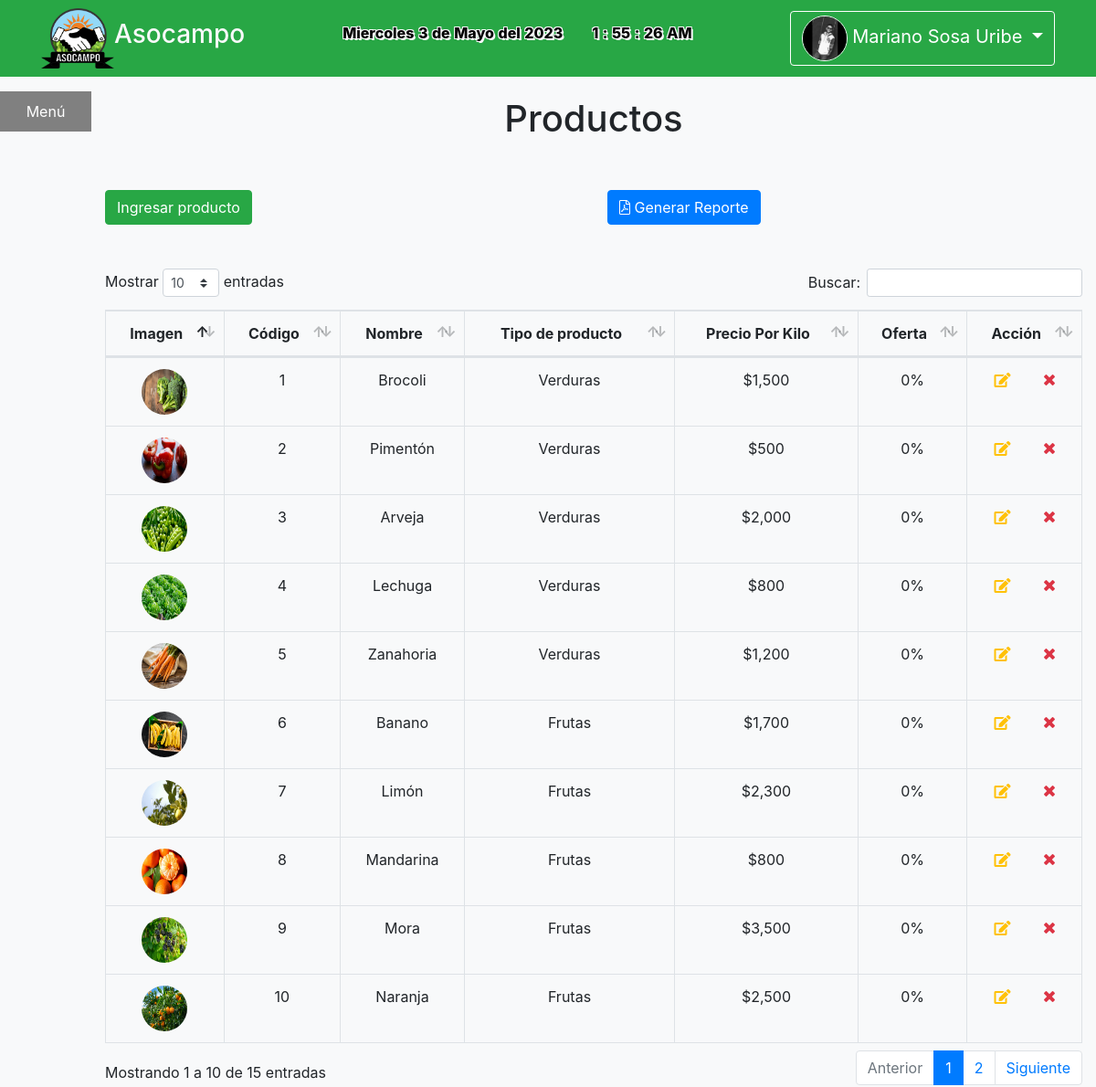
The page /sesion/admin.php (signed in) on the database its author committed.
### tables this page shows
CREATE TABLE IF NOT EXISTS `tblproducto` (
  `codigo` INT(11) NOT NULL AUTO_INCREMENT COMMENT '',
  `nombre` VARCHAR(20) CHARACTER SET 'utf8' COLLATE 'utf8_spanish_ci' NOT NULL COMMENT '',
  `precio` DECIMAL(12,2) NOT NULL COMMENT '',
  `oferta` INT(5) NOT NULL COMMENT '',
  `tipo_producto` INT NOT NULL COMMENT '',
  `foto` VARCHAR(150) NULL COMMENT '',
  PRIMARY KEY (`codigo`)  COMMENT '',
  INDEX `fk_tblproducto_tipo_producto_idx` (`tipo_producto` ASC)  COMMENT '',
  CONSTRAINT `fk_tblproducto_tipo_producto`
    FOREIGN KEY (`tipo_producto`)
    REFERENCES `tbltipo_producto` (`codigo`)
    ON DELETE NO ACTION
    ON UPDATE NO ACTION);

CREATE TABLE IF NOT EXISTS `tbltipo_producto` (
  `codigo` INT NOT NULL AUTO_INCREMENT COMMENT '',
  `nombre` VARCHAR(20) NOT NULL COMMENT '',
  PRIMARY KEY (`codigo`)  COMMENT '');

### php/gestor-producto.php (the view, shortened to what this page needs)
<?php
	$records_producto = $conn->prepare('SELECT p.foto,p.codigo,p.nombre,tp.nombre as Tipo,p.tipo_producto,p.precio,p.oferta FROM tblproducto as p inner join tbltipo_producto as tp on p.tipo_producto=tp.codigo');
 	$records_producto->execute();
?>
<h1 class="modal-title text-center">Productos</h1>
<div class="row">
	<div class="col-sm-6 col-12">
		<a class="btn btn-success text-white mt-5 mb-5" data-toggle="modal" data-target="#registrar">Ingresar producto</a>
	</div>
	<div class="col-sm-6 col-12">
		<a class="btn btn-primary text-white mt-5 mb-5" onclick="ventanaNueva();"><i class="fal fa-file-pdf"></i> Generar Reporte</a>
	</div>
</div>
<table class="table table-bordered text-center" id="dataTable" width="100%" cellspacing="0">
  <thead>
    <tr>
      <th>Imagen</th>
      <th>Código</th>
      <th>Nombre</th>
      <th>Tipo de producto</th>
      <th>Precio Por Kilo</th>
      <th>Oferta</th>
      <th>Acción</th>
    </tr>
  </thead>
  <?php foreach($records_producto as $results) {
   ?>
   <tr>
     <td><img src="../<?php echo $results['foto']; ?>" class="rounded-circle" width="50" height="50"></td>
     <td><?php echo $results['codigo']; ?></td>
     <td><?php echo $results['nombre']; ?></td>
     <td><?php echo $results['Tipo']; ?></td>
     <td><?php echo '$',number_format($results['precio']); ?></td>
     <td><?php echo $results['oferta'],'%'; ?></td>
     <td>
        <a data-toggle="modal" href="#actualizar<?php echo $results['codigo']; ?>" class="pr-3" title="Actualizar"><i class="fa fa-edit text-warning"></i></a>
        <a onclick="return confirmar('../php/eliminar.php?id=<?php echo $results['codigo']; ?>','<?php echo $results['nombre']; ?>','<?php echo $results['precio']; ?>')" class="pl-3" title="Eliminar" data-toggle="tooltip"><i class="fa fa-times text-danger"></i></a>
     </td>
   </tr>
<?php
	}
?>
</table>

### sesion/admin.php (shortened to what this page needs)
<?php
  require '../php/conexion.php';
  if (isset($_SESSION['user_id'])) {
    $records = $conn->prepare('SELECT * FROM tbladmin WHERE identificacion = :id');
    $records->bindParam(':id', $_SESSION['user_id']);
    $records->execute();
    $results = $records->fetch(PDO::FETCH_ASSOC);
    $user = null;
    if (count($results) > 0) {
      $user = $results;
    }
?>
<!DOCTYPE html>
<html lang="en">
<head>
  <link href="../css/bootstrap.css" rel="stylesheet">
  <link rel="stylesheet" href="../css/all.css">
  <link rel="stylesheet" href="../css/sweetalert.css">
  <link rel="stylesheet" type="text/css" href="../css/formula_menu.css">
  <link rel="stylesheet" type="text/css" href="../css/dataTables.bootstrap4.min.css">
  <link rel="stylesheet" href="../css/sweetalert.css">
</head>
<body class="bg-light">
  <nav class="navbar navbar-expand-lg navbar-dark bg-success fixed-top">
    <div class="container"  style="color: #39D768;">
      <a href=""><img src="../img/Asocampo.png" style="left: 40px; width: 80px;"></a>
      <h3 class="text-light">Asocampo</h3>
        <div class="collapse navbar-collapse" id="navbarResponsive">
        <ul class="navbar-nav ml-auto">
          <li class="nav-item d-md-block fecha p-3">
            <p id="diaSemana"></p>
            <p id="dia"></p>
            <p>de </p>
            <p id="mes"></p>
            <p>del </p>
            <p id="year"></p>
        </li>
        <li class="nav-item d-md-block fecha p-3">
            <p id="horas" class="horas"></p>
            <p>:</p>
            <p id="minutos" class="minutos"></p>
            <p>:</p>
            <p id="segundos" class="segundos"></p>
            <p id="ampm" class="ampm"></p>
        </li>
        </ul>
      </div>
      <div class="collapse navbar-collapse" id="navbarResponsive">
        <ul class="navbar-nav ml-auto">
          <li class="nav-item">
            <button class="navbar-toggler dropdown-toggle d-block" data-toggle="dropdown" href="#">
              <img src="<?php echo $user['foto']; ?>" width="50" height="50" class="rounded-circle bg-light border border-light">
            <span><?php echo $user['nombres'].' '.$user['apellidos']; ?></span>
          </button>
          </li>
        </ul>
      </div>
    </div>
  </nav>
  <br>
  <nav>
    <ul id="menu">
      <li><a href="">Menú</a>
      </li>
    </ul>
  </nav>
  <div class="row bg-light">
    <div class="col-12">
      <?php
        $pagina = isset($_GET['p']) ? strtolower($_GET['p']) : 'gestor-producto';
        require_once '../php/'.$pagina .'.php';
      ?>
    </div>
  </div>
</body>
</html>
<?php
}else{
  header('location: ../');
}
?>

### css/sweetalert.css (style rules this page uses)
.fecha p { color: black; display: inline-block; line-height: 1em; font-weight: 800; text-shadow: 2px 2px 0 #f8f9fa, -1px -1px 0 #f8f9fa, 1px -1px 0 #f8f9fa, -1px 1px 0 #f8f9fa, 1px 1px 0 #f8f9fa; }

### css/formula_menu.css (style rules this page uses)
* { margin: 0; padding: 0; }
ul { list-style: none; }
#menu li>a { background-color: grey; color: white; padding: 10px; display: block; text-decoration: none; min-width: 100px; }
#menu>li { float: left; text-align:center }

### rows shown on the page
tblproducto: foto (picture), codigo "1", nombre "Brocoli", tipo_producto.nombre "Verduras", precio "1,500", oferta "0"
tblproducto: foto (picture), codigo "2", nombre "Pimentón", tipo_producto.nombre "Verduras", precio "500", oferta "0"
tblproducto: foto (picture), codigo "3", nombre "Arveja", tipo_producto.nombre "Verduras", precio "2,000", oferta "0"
tblproducto: foto (picture), codigo "4", nombre "Lechuga", tipo_producto.nombre "Verduras", precio "800", oferta "0"
tblproducto: foto (picture), codigo "5", nombre "Zanahoria", tipo_producto.nombre "Verduras", precio "1,200", oferta "0"
tblproducto: foto (picture), codigo "6", nombre "Banano", tipo_producto.nombre "Frutas", precio "1,700", oferta "0"
tblproducto: foto (picture), codigo "7", nombre "Limón", tipo_producto.nombre "Frutas", precio "2,300", oferta "0"
tblproducto: foto (picture), codigo "8", nombre "Mandarina", tipo_producto.nombre "Frutas", precio "800", oferta "0"
tblproducto: foto (picture), codigo "9", nombre "Mora", tipo_producto.nombre "Frutas", precio "3,500", oferta "0"
tblproducto: foto (picture), codigo "10", nombre "Naranja", tipo_producto.nombre "Frutas", precio "2,500", oferta "0"

### other values the page prints
$user['nombres'] "Mariano"
$user['apellidos'] "Sosa Uribe"
